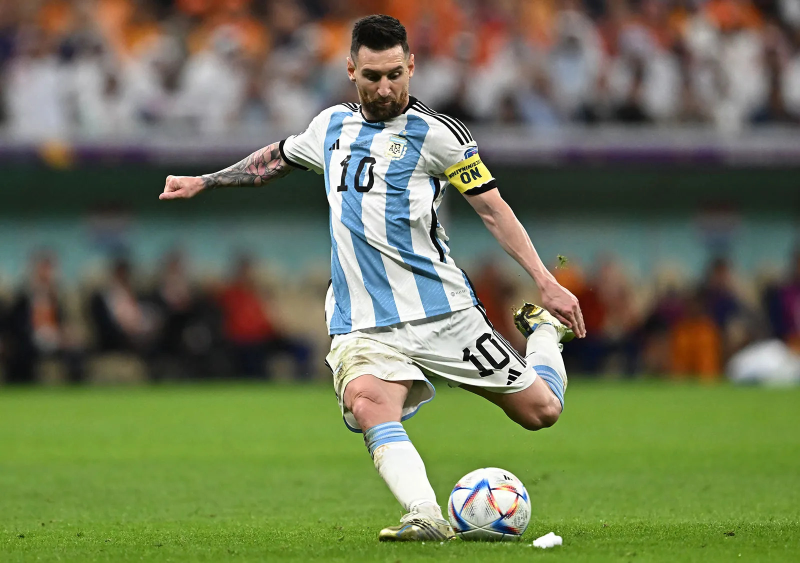
#> input picture messi.jpg, 1600 x 1126 px (shown at 1/2 size)
$ python -i functions.py   (imports and definitions only)
#> lines starting #> are read from the running program, lines starting #| are printed output that depends on the picture

import cv2
import numpy as np
from sklearn.cluster import MeanShift, estimate_bandwidth, KMeans
from skimage.restoration import denoise_nl_means, estimate_sigma
from skimage.util import random_noise
from skimage.metrics import peak_signal_noise_ratio as psnr
import matplotlib.pyplot as plt
from tensorflow.keras.models import Model
from tensorflow.keras.layers import Input, Conv2D, MaxPooling2D, UpSampling2D, concatenate
from tensorflow.keras.preprocessing.image import load_img, img_to_array
from PIL import Image

def meanshift_segmentation(image_path):
    # Convertir l'image en RGB
#> called with image_path = 'messi.jpg'
    image=cv2.imread(image_path)
#> image is the input picture: shape (1126, 1600, 3); mean B, G, R 85.4, 117, 110.2
    image_rgb = cv2.cvtColor(image, cv2.COLOR_BGR2RGB)

    # Appliquer un flou médian pour réduire le bruit
    image_filtered = cv2.medianBlur(image_rgb, 5)

    # Appliquer la segmentation par Mean Shift
    mean_shift = cv2.pyrMeanShiftFiltering(image_filtered, sp=21, sr=51)
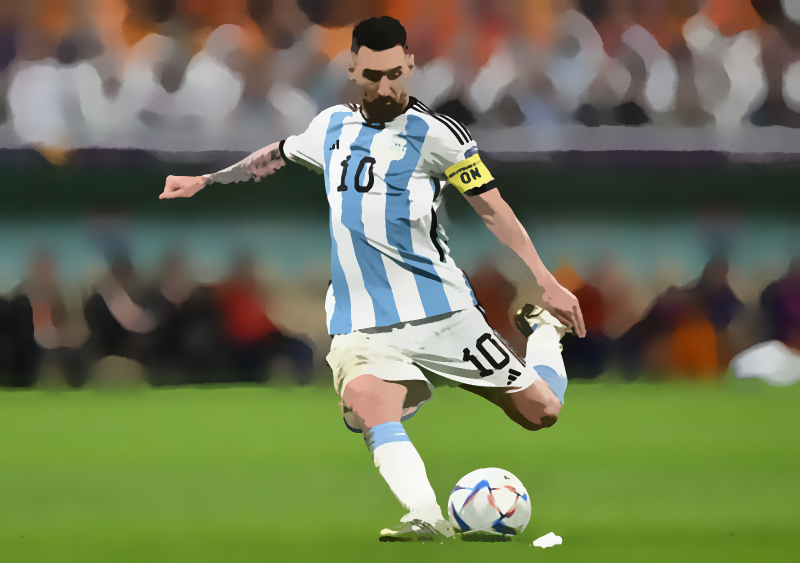
#> mean_shift: shape (1126, 1600, 3) (shown at 1/2 size); mean R, G, B 110.7, 117.6, 85.9
    return mean_shift


# [141 lines left out: functions kmeans_segmentation, add_noise, otsu_segmentation, threshold_segmentation, unet, not called in this run]

>>> result = meanshift_segmentation('messi.jpg')
